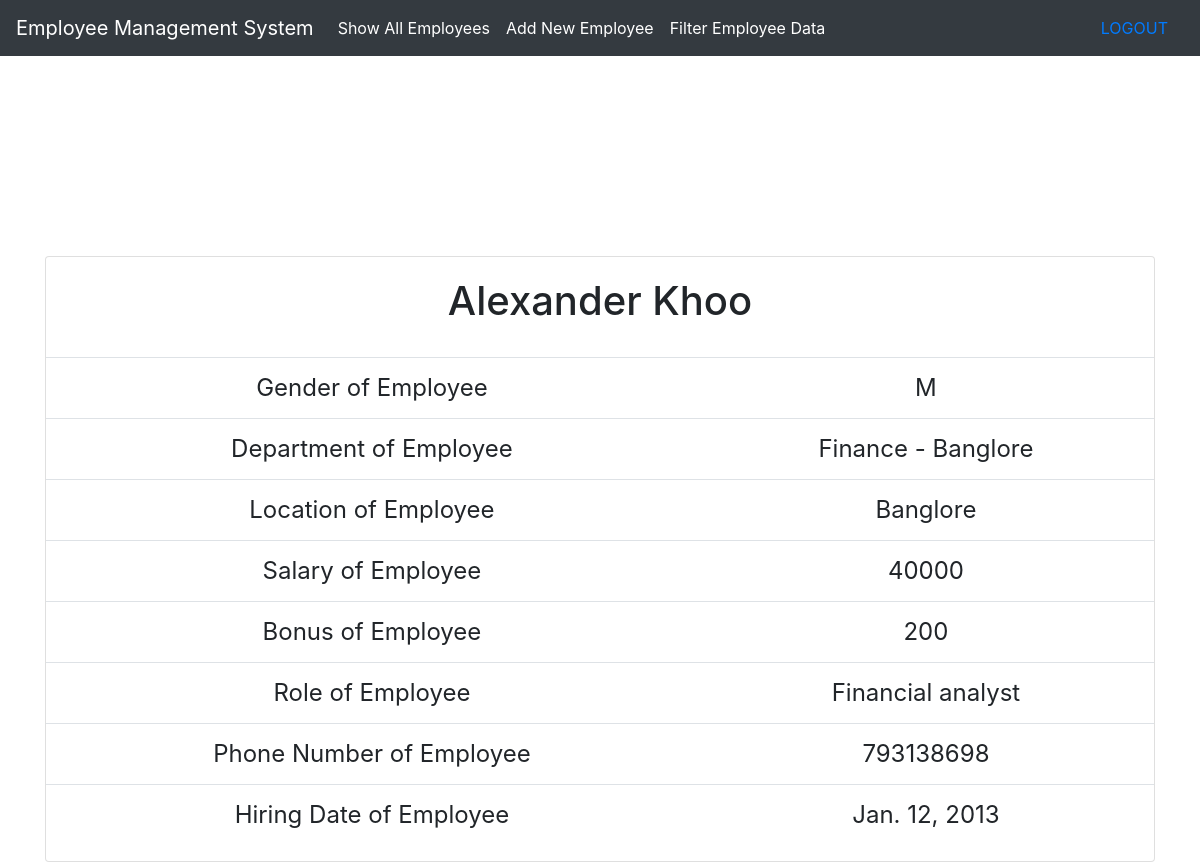
/viewEmployee/4 (signed in), run on the app's committed database.
### emp_app/models.py (models this page shows)
class Employee(models.Model):
    GENDER = (("F", "Female"), ("M", "Male"), ("U", "Undisclosed"))
    first_name = models.CharField(max_length=256)
    last_name = models.CharField(max_length=256, blank=True)
    gender = models.CharField(choices=GENDER, max_length=1)
    department = models.ForeignKey(Department, on_delete=models.CASCADE)
    salary = models.IntegerField(default=0)
    bonus = models.IntegerField(default=0)
    role = models.ForeignKey(Role, on_delete=models.CASCADE)
    phoneNo = models.CharField(max_length=10)
    hire_date = models.DateField()
    def __str__(self):
        return self.first_name + " " + self.last_name

class Department(models.Model):
    name = models.CharField(max_length=256)
    location = models.CharField(max_length=256)
    def __str__(self):
        return self.name + " - " + self.location

class Role(models.Model):
    name = models.CharField(max_length=256)
    def __str__(self):
        return self.name

### emp_app/views.py (the view)
# urls.py: path('viewEmployee/<int:pk>',
class viewEmployee(LoginRequiredMixin, DeleteView):
    model = models.Employee
    template_name = 'emp_app/viewEmployee.html'
    login_url = '/auth/login'

### templates/emp_app/viewEmployee.html
{% extends 'base.html' %} {%block body%} {% include 'navBar.html' %}
<div
  class="container"
  style="
    text-align: center;
    margin-top: 200px;
    margin-left: auto;
    margin-right: auto;
  "
>
  <div class="card">
    <div class="card-body">
      <h1 class="card-title">{{object}}</h1>
    </div>
    <table class="table table-hover" style="font-size: x-large">
      <tr>
        <td>Gender of Employee</td>
        <td>{{object.gender}}</td>
      </tr>
      <tr>
        <td>Department of Employee</td>
        <td>{{object.department}}</td>
      </tr>
      <tr>
        <td>Location of Employee</td>
        <td>{{object.department.location}}</td>
      </tr>
      <tr>
        <td>Salary of Employee</td>
        <td>{{object.salary}}</td>
      </tr>
      <tr>
        <td>Bonus of Employee</td>
        <td>{{object.bonus}}</td>
      </tr>
      <tr>
        <td>Role of Employee</td>
        <td>{{object.role}}</td>
      </tr>
      <tr>
        <td>Phone Number of Employee</td>
        <td>{{object.phoneNo}}</td>
      </tr>
      <tr>
        <td>Hiring Date of Employee</td>
        <td>{{object.hire_date}}</td>
      </tr>
    </table>
  </div>
</div>
{%endblock%}

### data on the page
Employee: first_name+last_name "Alexander Khoo", gender "M", department "Finance - Banglore", department.location "Banglore", salary "40000", bonus "200", role "Financial analyst", phoneNo "793138698", hire_date "Jan. 12, 2013"
